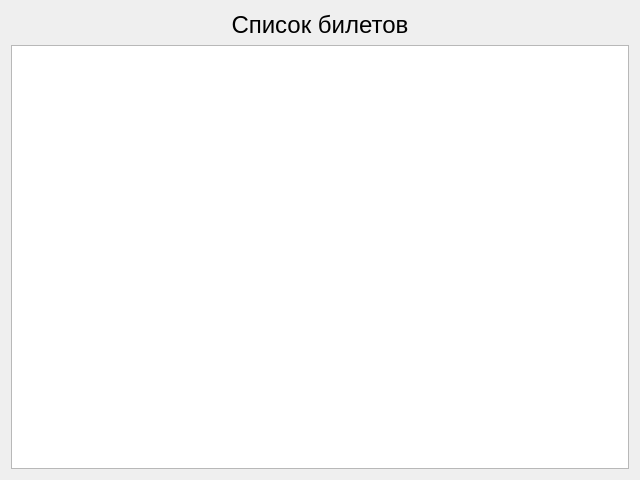
<?xml version="1.0" encoding="UTF-8"?>
<ui version="4.0">
 <class>TicketsListWindow</class>
 <widget class="QWidget" name="TicketsListWindow">
  <property name="geometry">
   <rect>
    <x>0</x>
    <y>0</y>
    <width>640</width>
    <height>480</height>
   </rect>
  </property>
  <property name="font">
   <font>
    <pointsize>10</pointsize>
   </font>
  </property>
  <property name="windowTitle">
   <string>Form</string>
  </property>
  <layout class="QVBoxLayout" name="verticalLayout">
   <item>
    <widget class="QLabel" name="titleLabel">
     <property name="font">
      <font>
       <pointsize>18</pointsize>
      </font>
     </property>
     <property name="text">
      <string>Список билетов</string>
     </property>
     <property name="alignment">
      <set>Qt::AlignCenter</set>
     </property>
    </widget>
   </item>
   <item>
    <widget class="QTableView" name="ticketsTableView"/>
   </item>
  </layout>
 </widget>
 <resources/>
 <connections/>
</ui>
